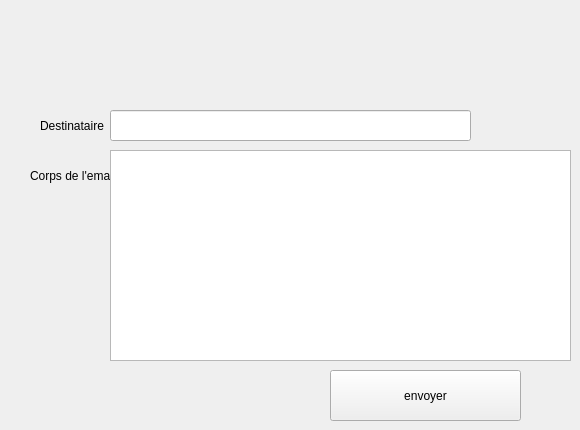
      <widget class="QWidget" name="tab_11">
       <attribute name="title">
        <string>mailing</string>
       </attribute>
       <widget class="QLineEdit" name="khra">
        <property name="geometry">
         <rect>
          <x>110</x>
          <y>110</y>
          <width>361</width>
          <height>31</height>
         </rect>
        </property>
       </widget>
       <widget class="QLabel" name="label_34">
        <property name="geometry">
         <rect>
          <x>30</x>
          <y>160</y>
          <width>111</width>
          <height>31</height>
         </rect>
        </property>
        <property name="text">
         <string>Corps de l'email</string>
        </property>
       </widget>
       <widget class="QTextEdit" name="cp">
        <property name="geometry">
         <rect>
          <x>110</x>
          <y>150</y>
          <width>461</width>
          <height>211</height>
         </rect>
        </property>
        <property name="html">
         <string>&lt;!DOCTYPE HTML PUBLIC &quot;-//W3C//DTD HTML 4.0//EN&quot; &quot;http://www.w3.org/TR/REC-html40/strict.dtd&quot;&gt;
&lt;html&gt;&lt;head&gt;&lt;meta name=&quot;qrichtext&quot; content=&quot;1&quot; /&gt;&lt;style type=&quot;text/css&quot;&gt;
p, li { white-space: pre-wrap; }
&lt;/style&gt;&lt;/head&gt;&lt;body style=&quot; font-family:'MS Shell Dlg 2'; font-size:8.25pt; font-weight:400; font-style:normal;&quot;&gt;
&lt;p style=&quot;-qt-paragraph-type:empty; margin-top:0px; margin-bottom:0px; margin-left:0px; margin-right:0px; -qt-block-indent:0; text-indent:0px; font-family:'MS Shell Dlg 2'; font-size:7.8pt;&quot;&gt;&lt;br /&gt;&lt;/p&gt;&lt;/body&gt;&lt;/html&gt;</string>
        </property>
       </widget>
       <widget class="QLabel" name="label_35">
        <property name="geometry">
         <rect>
          <x>40</x>
          <y>110</y>
          <width>111</width>
          <height>31</height>
         </rect>
        </property>
        <property name="text">
         <string>Destinataire</string>
        </property>
       </widget>
       <widget class="QPushButton" name="envoyer_email_bott">
        <property name="geometry">
         <rect>
          <x>330</x>
          <y>370</y>
          <width>191</width>
          <height>51</height>
         </rect>
        </property>
        <property name="minimumSize">
         <size>
          <width>191</width>
          <height>51</height>
         </size>
        </property>
        <property name="maximumSize">
         <size>
          <width>191</width>
          <height>51</height>
         </size>
        </property>
        <property name="text">
         <string>envoyer</string>
        </property>
       </widget>
      </widget>
